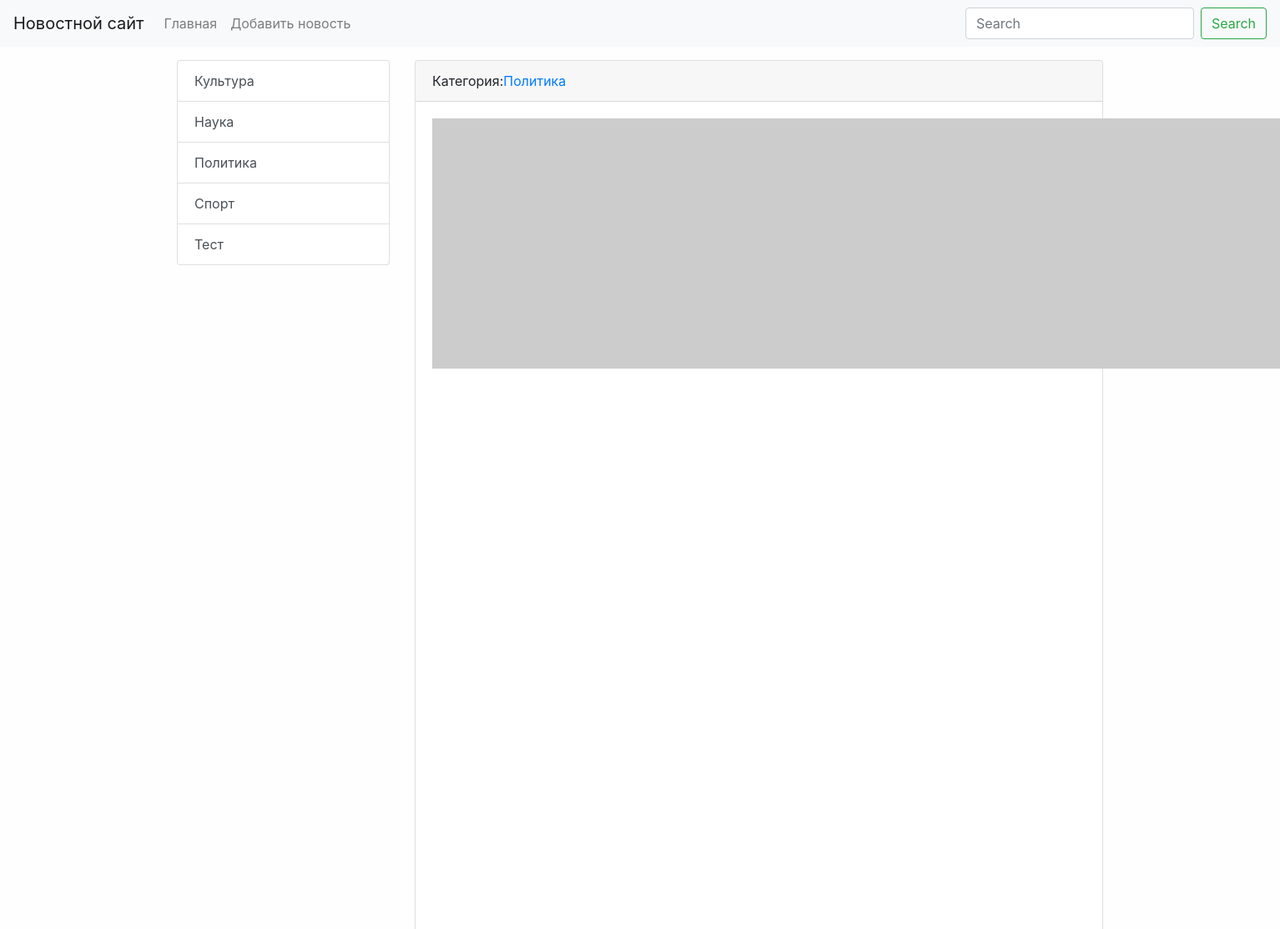
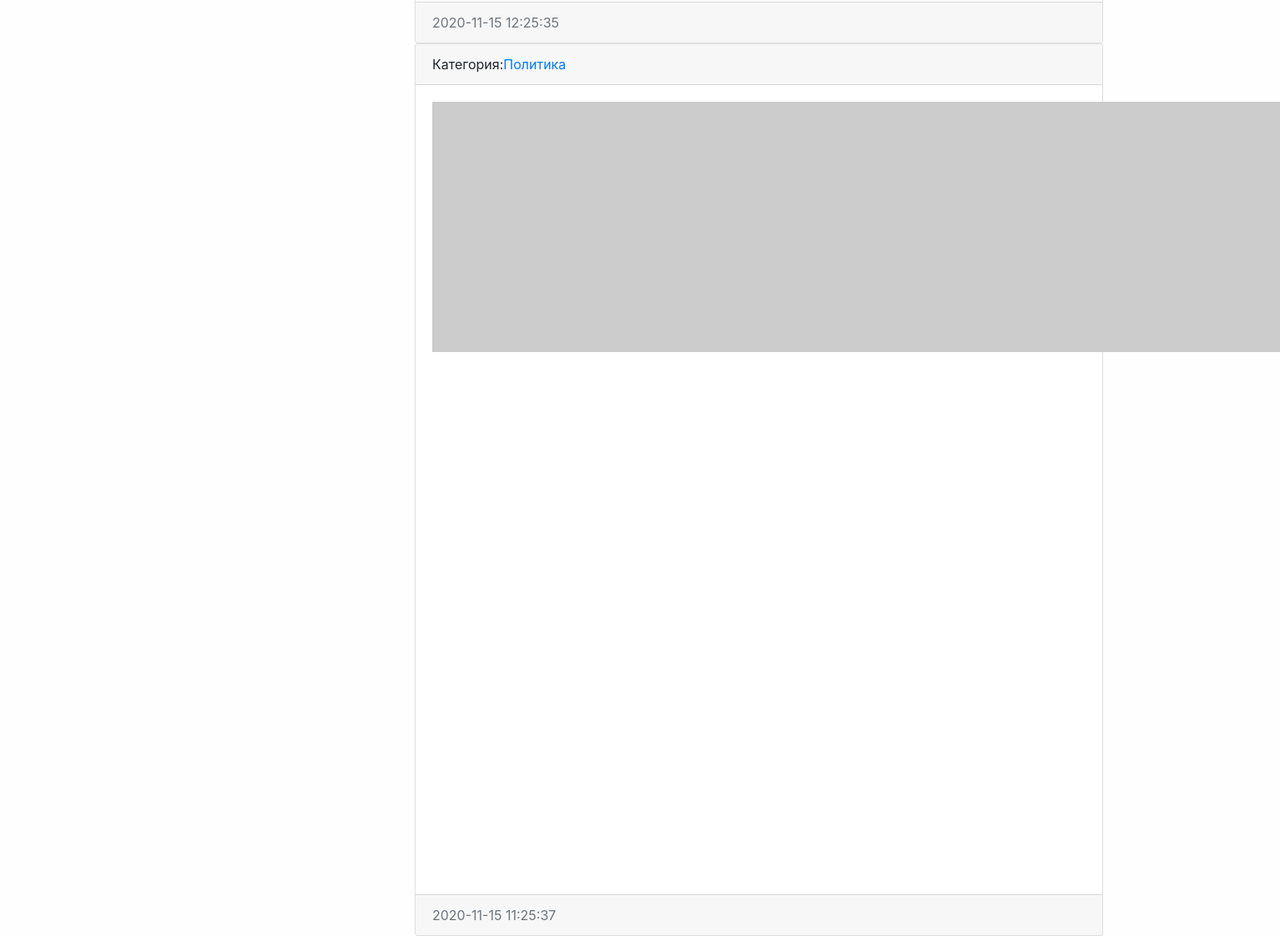
Screenshot of /category/3/ with the database file from the repository (2 pictures, top to bottom).
### news/models.py (models this page shows)
class Category(models.Model):
    title = models.CharField(max_length=150, db_index=True)
    def get_absolute_url(self):
        return reverse('category', kwargs={'category_id': self.pk})
    def __str__(self):
        return self.title
    class Meta:
        verbose_name = 'Категория'
        verbose_name_plural = 'Категории'
        ordering = ['title']

class News(models.Model):
    title = models.CharField(max_length=150, verbose_name='Наименование')
    content = models.TextField(blank=True, verbose_name='Контент')
    created_at = models.DateTimeField(auto_now_add=True, verbose_name='Создано')
    updated_at = models.DateTimeField(auto_now=True, verbose_name='Обновлено')
    photo = models.ImageField(upload_to='photo/%Y/%m/%d/', verbose_name='Фото', blank=True)
    is_published = models.BooleanField(default=True, verbose_name='Опубликовано')
    category = models.ForeignKey('Category', on_delete=models.PROTECT,  verbose_name='Категория')
    view = models.IntegerField(default=0)
    def get_absolute_url(self):
        return reverse('view_news', kwargs={'pk': self.pk})
    def __str__(self):
        return self.title
    class Meta:
        verbose_name = 'Новость'
        verbose_name_plural = 'Новости'
        ordering = ['-created_at']

### news/views.py (the view)
# urls.py: path('category/<int:category_id>/', NewsByCategory.as_view(), name='category'),
class NewsByCategory(ListView):
    model = News
    template_name = 'news/home_news_list.html'
    context_object_name = 'news'
    allow_empty = False
    def get_queryset(self):
        return News.objects.filter(category_id=self.kwargs['category_id'], is_published=True)
    def get_context_data(self, *, object_list=None, **kwargs):
        context = super().get_context_data(**kwargs)
        context['title'] = News.objects.get(pk=self.kwargs['category_id'], is_published=True)
        return context

### news/templatetags/news_tags.py (called while the page is built)
@register.simple_tag(name='get_list_categories')
def get_categories():
    return Category.objects.all()

@register.inclusion_tag('news/list_categories.html')
def show_categories():
    categories = Category.objects.all()
    return {'categories': categories}

### news/templates/news/home_news_list.html (shortened to what this page needs)
{% extends 'base.html' %}
{% block sitebar %}
{% include 'inc/_sidebar.html' %}
{% endblock %}
{% block content %}
{% for item in news %}
<div class="card bm-3">
  <div class="card-header">
    Категория:<a href="{{ item.category.get_absolute_url }}">{{ item.category }}</a>
  </div>
  <div class="card-body">
    <div class="media">
      {% if item.photo %}
      <img src="{{ item.photo.url }}" alt="" width="300" class="mr-3">
      {% else %}
      <img src="https://picsum.photos/id/1060/300/235/?blur=2" alt="" class="mr-3">
      {% endif %}
    </div>
  </div>
  <div class="card-footer text-muted">
    {{ item.created_at|date:"Y-m-d H:i:s" }}
  </div>
</div>
{% endfor %}
{% endblock %}

### news/templates/news/list_categories.html
<div class="list-group">
  {% for item in categories %}
  <a href=" {{ item.get_absolute_url }}" class="list-group-item list-group-item-action">{{ item.title }}</a>
  {% endfor %}
</div>

### mysite/static/css/style.css (style rules this page uses)
body { background-color: #fefefe; }

### rows the page displays
Category: title "Культура"
Category: title "Наука"
Category: title "Политика"
Category: title "Спорт"
Category: title "Тест"
News: category "Политика", created_at "2020-11-15 12:25:35"
News: category "Политика", created_at "2020-11-15 11:25:37"
